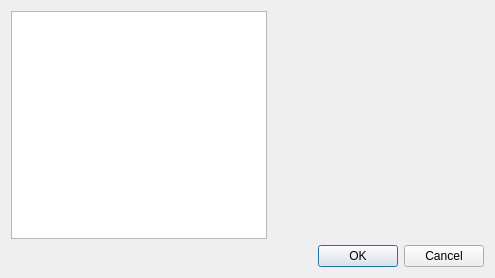
<?xml version="1.0" encoding="UTF-8"?>
<ui version="4.0">
 <class>TrayPreferences</class>
 <widget class="QMainWindow" name="TrayPreferences">
  <property name="windowModality">
   <enum>Qt::NonModal</enum>
  </property>
  <property name="geometry">
   <rect>
    <x>0</x>
    <y>0</y>
    <width>495</width>
    <height>278</height>
   </rect>
  </property>
  <property name="mouseTracking">
   <bool>false</bool>
  </property>
  <property name="contextMenuPolicy">
   <enum>Qt::NoContextMenu</enum>
  </property>
  <property name="windowTitle">
   <string>QPacmanTray settings...</string>
  </property>
  <property name="windowIcon">
   <iconset resource="qpacmantray.qrc">
    <normaloff>:/pics/qpacmantray.svg</normaloff>:/pics/qpacmantray.svg</iconset>
  </property>
  <widget class="QWidget" name="centralWidget">
   <layout class="QVBoxLayout" name="verticalLayout">
    <item>
     <layout class="QHBoxLayout" name="horizontalLayout">
      <item>
       <widget class="CategoryListView" name="categoryList">
        <property name="sizePolicy">
         <sizepolicy hsizetype="Fixed" vsizetype="Preferred">
          <horstretch>0</horstretch>
          <verstretch>0</verstretch>
         </sizepolicy>
        </property>
       </widget>
      </item>
      <item>
       <widget class="TrayOptionsWidget" name="trayOptions" native="true"/>
      </item>
      <item>
       <widget class="AlpmOptionsWidget" name="alpmOptions" native="true"/>
      </item>
     </layout>
    </item>
    <item>
     <widget class="QDialogButtonBox" name="buttonBox">
      <property name="sizePolicy">
       <sizepolicy hsizetype="Preferred" vsizetype="Fixed">
        <horstretch>0</horstretch>
        <verstretch>0</verstretch>
       </sizepolicy>
      </property>
      <property name="standardButtons">
       <set>QDialogButtonBox::Cancel|QDialogButtonBox::Ok</set>
      </property>
     </widget>
    </item>
   </layout>
  </widget>
 </widget>
 <layoutdefault spacing="6" margin="11"/>
 <customwidgets>
  <customwidget>
   <class>CategoryListView</class>
   <extends>QListView</extends>
   <header>categorylistview.h</header>
  </customwidget>
  <customwidget>
   <class>TrayOptionsWidget</class>
   <extends>QWidget</extends>
   <header>trayoptionswidget.h</header>
   <container>1</container>
  </customwidget>
  <customwidget>
   <class>AlpmOptionsWidget</class>
   <extends>QWidget</extends>
   <header>alpmoptionswidget.h</header>
   <container>1</container>
  </customwidget>
 </customwidgets>
 <resources>
  <include location="qpacmantray.qrc"/>
 </resources>
 <connections/>
</ui>
